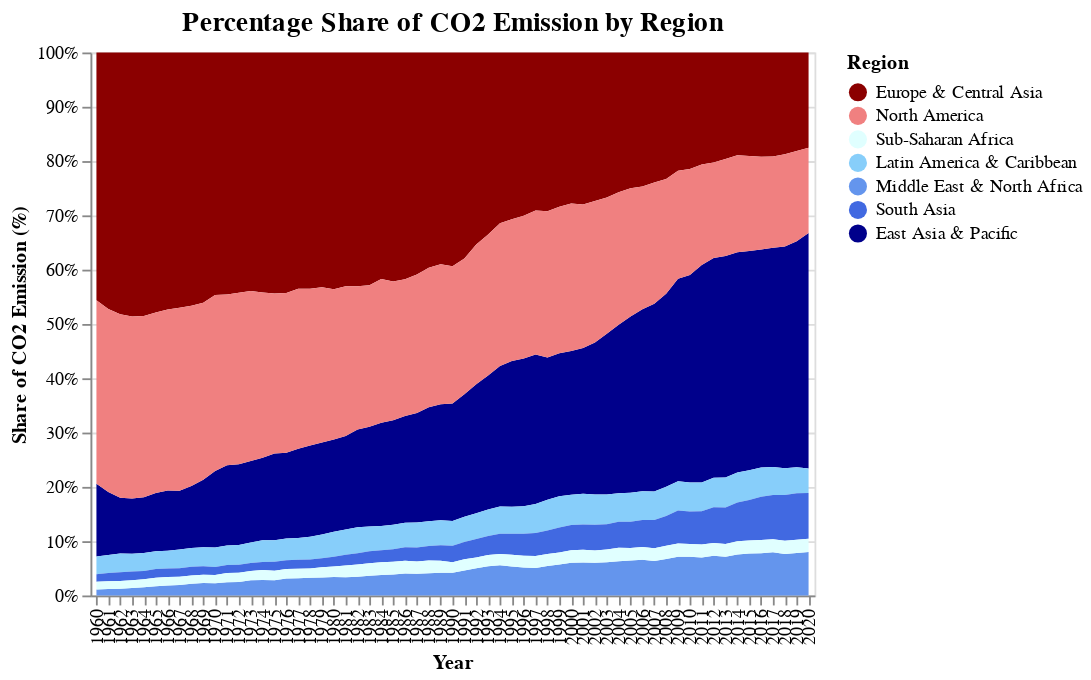

Notebook cell for this chart:
### Code cell
# Annual CO2 emission by region (don't know how to swap order)
#site_order = ['Europe & Central Asia', 'North America', 'Sub-Saharan Africa', 'Latin America & Caribbean', 'Middle East & North Africa', 'South Asia', 'East Asia & Pacific']
chart2=alt.Chart(data2_60_20gp).transform_joinaggregate(
    order='min(co2)',
    groupby=['region']).mark_area().encode(
           x=alt.X("year:O",
                   axis=alt.Axis(title='Year')
                  ),
           y=alt.Y("co2:Q",stack='normalize',
                   axis=alt.Axis(title='Share of CO2 Emission (%)',format='%')
                  ),
           color=alt.Color('region:N', 
                    scale = alt.Scale(domain=['Europe & Central Asia','North America','Sub-Saharan Africa','Latin America & Caribbean','Middle East & North Africa','South Asia','East Asia & Pacific'],
                                      range=['darkred','lightcoral','lightcyan','lightskyblue','cornflowerblue','royalblue','darkblue']),
                    legend = alt.Legend(title='Region')
                          ),
           order=alt.Order('order:Q', sort='ascending')
        ).properties(width=400, height=300,
                     title=alt.TitleParams(text='Percentage Share of CO2 Emission by Region',fontSize=15)
                    ) 
chart2

### Figure 1 — Vega-Lite specification as saved in the notebook (floating-point values rounded to 4 significant figures; data arrays with more than 128 entries replaced by an {"elided": "..."} marker saying what was removed)
{"config": {"view": {"continuousWidth": 400, "continuousHeight": 300}}, "data": {"name": "data-c82f91720d7e16ce13a078dfdda84655"}, "mark": "area", "encoding": {"color": {"type": "nominal", "field": "region", "legend": {"title": "Region"}, "scale": {"domain": ["Europe & Central Asia", "North America", "Sub-Saharan Africa", "Latin America & Caribbean", "Middle East & North Africa", "South Asia", "East Asia & Pacific"], "range": ["darkred", "lightcoral", "lightcyan", "lightskyblue", "cornflowerblue", "royalblue", "darkblue"]}}, "order": {"type": "quantitative", "field": "order", "sort": "ascending"}, "x": {"type": "ordinal", "axis": {"title": "Year"}, "field": "year"}, "y": {"type": "quantitative", "axis": {"format": "%", "title": "Share of CO2 Emission (%)"}, "field": "co2", "stack": "normalize"}}, "height": 300, "title": {"text": "Percentage Share of CO2 Emission by Region", "fontSize": 15}, "transform": [{"joinaggregate": [{"op": "min", "field": "co2", "as": "order"}], "groupby": ["region"]}], "width": 400, "$schema": "https://vega.github.io/schema/vega-lite/v4.8.1.json", "datasets": {"data-c82f91720d7e16ce13a078dfdda84655": {"elided": "427 records"}}}
